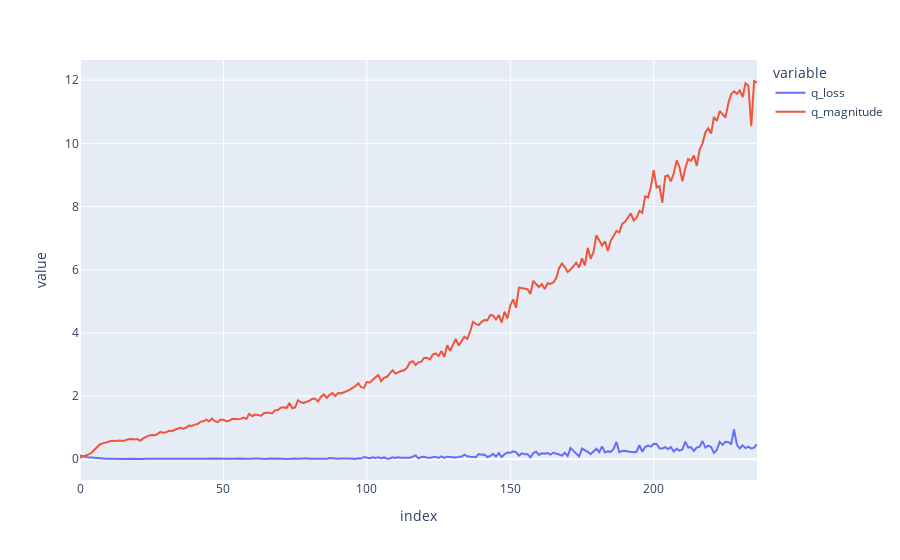

Here is the notebook cell this chart was saved with:
### Markdown cell above
### Get the metrics for out train - notice that all the metrics are also stored under ./tensorboard dir

### Code cell
metric_df = agent.get_train_metrics()
metric_df.plot(backend='plotly')

### Figure 1 — Plotly figure (JSON) as saved in the notebook; plotly's stock layout.template omitted (floating-point values rounded to 4 significant figures; data arrays with more than 128 entries replaced by an {"elided": "..."} marker saying what was removed)
{"data": [{"hovertemplate": "variable=q_loss<br>index=%{x}<br>value=%{y}<extra></extra>", "legendgroup": "q_loss", "line": {"color": "#636efa", "dash": "solid"}, "marker": {"symbol": "circle"}, "mode": "lines", "name": "q_loss", "orientation": "v", "showlegend": true, "type": "scatter", "x": {"elided": "237 int values"}, "xaxis": "x", "y": {"elided": "237 float values"}, "yaxis": "y"}, {"hovertemplate": "variable=q_magnitude<br>index=%{x}<br>value=%{y}<extra></extra>", "legendgroup": "q_magnitude", "line": {"color": "#EF553B", "dash": "solid"}, "marker": {"symbol": "circle"}, "mode": "lines", "name": "q_magnitude", "orientation": "v", "showlegend": true, "type": "scatter", "x": {"elided": "237 int values"}, "xaxis": "x", "y": {"elided": "237 float values"}, "yaxis": "y"}], "layout": {"legend": {"title": {"text": "variable"}, "tracegroupgap": 0}, "margin": {"t": 60}, "xaxis": {"anchor": "y", "domain": [0, 1], "title": {"text": "index"}}, "yaxis": {"anchor": "x", "domain": [0, 1], "title": {"text": "value"}}}}
